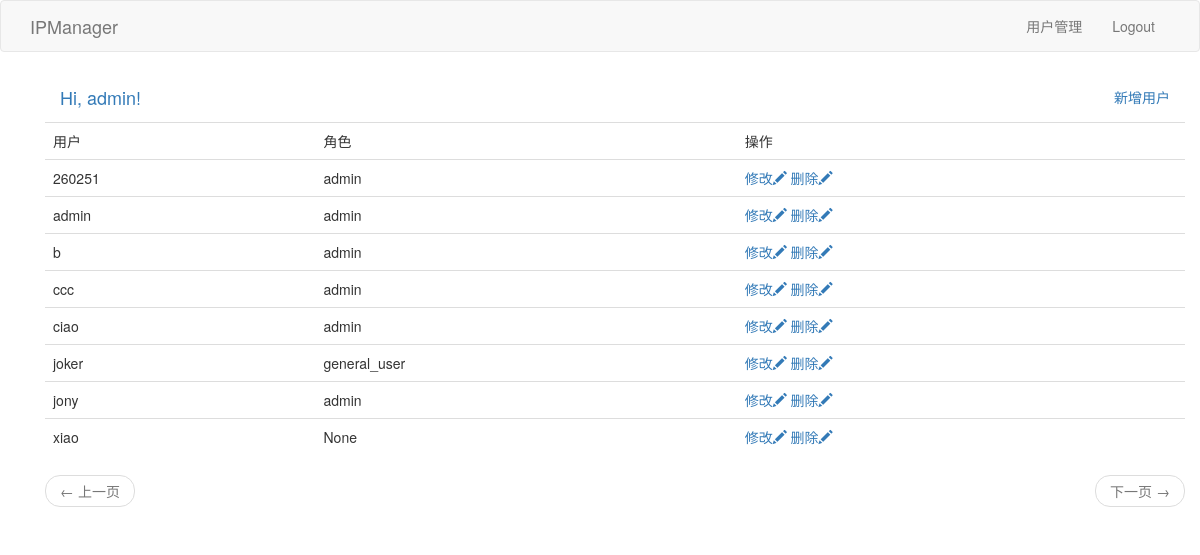
Page /user_manager (signed in) on the committed database.
### app/models.py (models this page shows, shortened)
class User(UserMixin, db.Model):
    id = db.Column(db.Integer, primary_key=True)
    username = db.Column(db.String(64), index=True, unique=True)
    email = db.Column(db.String(120), index=True, unique=True)
    password_hash = db.Column(db.String(128))
    role = db.Column(db.String(64), index=True)

### app/routes.py (the view)
@login_required
@app.route('/user_manager', methods=['GET', 'POST'])
def user_manager():
    page = request.args.get('page', 1, type=int)
    users = User.query.order_by(User.username.asc()).paginate(
        page, app.config['USERS_PER_PAGE'], False)
    next_url = url_for('user_manager', page=users.next_num) \
        if users.has_next else None
    prev_url = url_for('user_manager', page=users.prev_num) \
        if users.has_prev else None
    return render_template("user_manager.html", title='Home Page', users=users.items, next_url=next_url,
                           prev_url=prev_url)

### app/models.py (called while the page is built)
@login.user_loader
def load_user(id):
    return User.query.get(int(id))

### app/routes.py (called while the page is built)
@app.before_request
def before_request():
    if current_user.is_authenticated:
        g.search_form = SearchForm()

### app/templates/user_manager.html (shortened to what this page needs)
{% extends "base.html" %}
{% block app_content %}
    <div class="container">
        <div class="navbar-header">
            <a class="navbar-brand">Hi, {{ current_user.username }}!</a>
        </div>
        <div class="collapse navbar-collapse" id="bs-example-navbar-collapse-1">
            <ul class="nav navbar-nav navbar-right">
                <li><a href= "{{ url_for('user_add') }}">新增用户</a></li>
            </ul>
        </div>
        <div>
                <table class="table table-hover">
                    <tr>
                        <td>用户</td>
                        <td>角色</td>
                        <td>操作</td>
                    </tr>
                {% for user in users %}
                    {% include '_user.html' %}
                {% endfor %}
                </table>
        </div>
        <div>
                <nav aria-label="...">
                        <ul class="pager">
                            <li class="previous{% if not prev_url %} disabled{% endif %}">
                                <a href="{{ prev_url or '#' }}">
                                    <span aria-hidden="true">&larr;</span> 上一页
                                </a>
                            </li>
                            <li class="next{% if not next_url %} disabled{% endif %}">
                                <a href="{{ next_url or '#' }}">
                                    下一页 <span aria-hidden="true">&rarr;</span>
                                </a>
                            </li>
                        </ul>
                </nav>
        </div>
    </div>
{% endblock %}

### app/templates/_user.html
        <tr>
            <td>{{ user.username }}</td>
            <td>{{ user.role }}</td>
            <td>
                <a user-id={{ user.id }} onclick="EditUser(this)">修改<span class="glyphicon glyphicon-pencil"></span></a>
                <a user-id={{ user.id }} onclick="DeleteUser(this)">删除<span class="glyphicon glyphicon-pencil"></span></a>
            </td>
        </tr>

### rows in the picture
User: username "admin", role "admin"
User: username "260251", role "admin"
User: username "b", role "admin"
User: username "ccc", role "admin"
User: username "ciao", role "admin"
User: username "joker", role "general_user"
User: username "jony", role "admin"
User: username "xiao", role "None"
